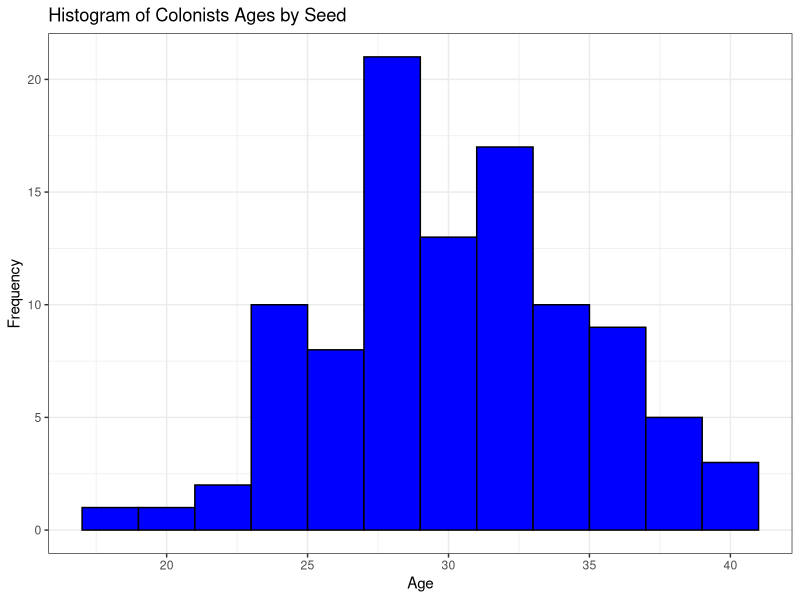
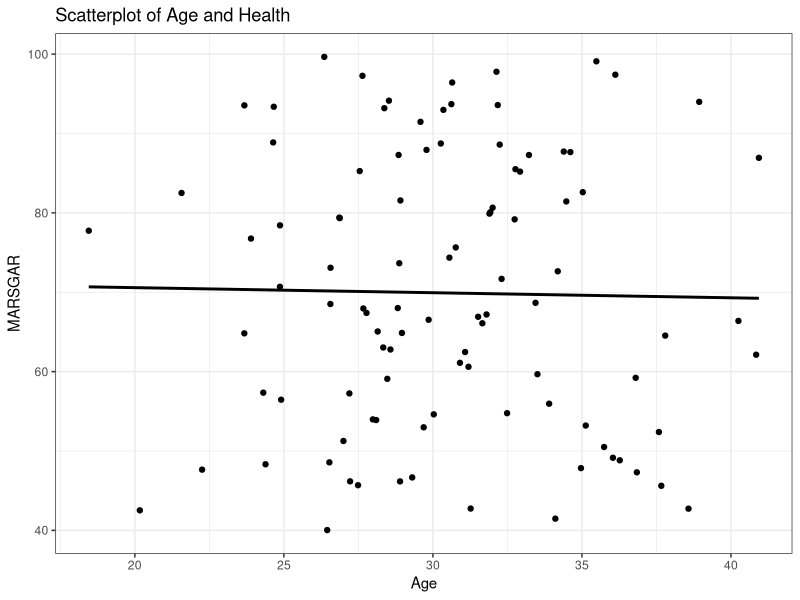

Recreate these plots in R, in order.
## ---- chunk 1
library(tidyverse) 
library(ggplot2)
library(MASS)

## ---- chunk 2


set.seed(123)

age <- rnorm(100, mean = 30, sd = 5)

df_colonists <- data.frame(id = 1:100, age)
                                      

## ---- chunk 3

data.frame(df_colonists) %>%
ggplot(
 aes(x=age)
) + geom_histogram(binwidth=2,color="black", fill="blue") +
  labs(title = "Histogram of Colonists Ages by Seed",
       x = "Age", y = "Frequency") + 
  theme_bw()
  
  

## ---- chunk 4

role <- rep(c("engineer", "scientist", "medic"), 
             each = 34, 
             length.out = 100)
print(role)
## ---- chunk 5

set.seed(123)

df_colonists$marsgar <- runif(100, min = 40, max = 100)

df_colonists %>%
ggplot( aes(
    x = age,
    y = marsgar
  ) )+
  theme_bw()+
  geom_point()+
  geom_smooth(method=lm, color = "black",se = FALSE)+
  labs(
      x = "Age",
      y = "MARSGAR",
      title = "Scatterplot of Age and Health"
  )

## ---- chunk 6

df_colonists$technical_skills <- 2 * df_colonists$age + rnorm(100, mean = 0, sd = 1)

df_colonists %>%
lm(technical_skills = 2 * age + noise)

set.seed(1235)
